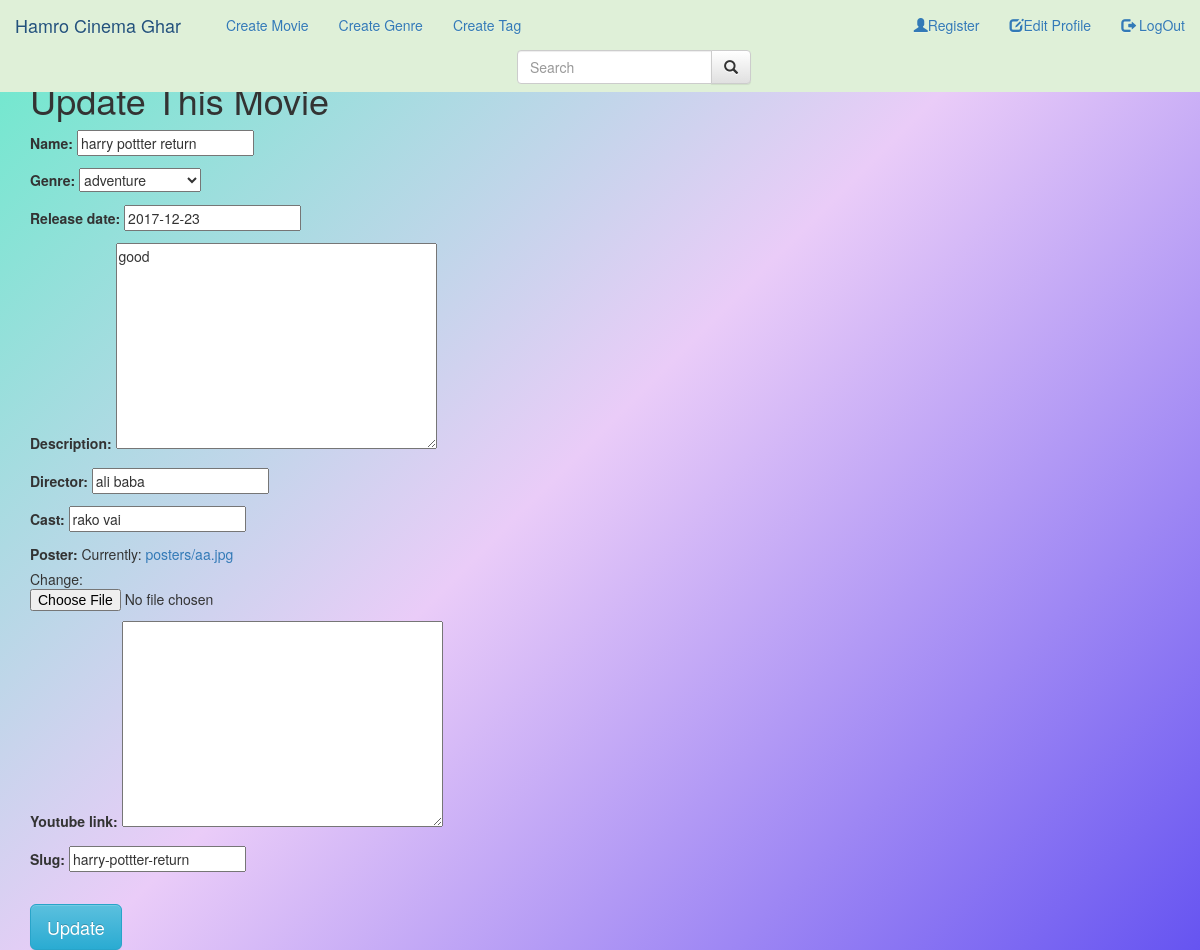
Page /movie/harry-pottter-return/update (signed in) on the earlier database version.
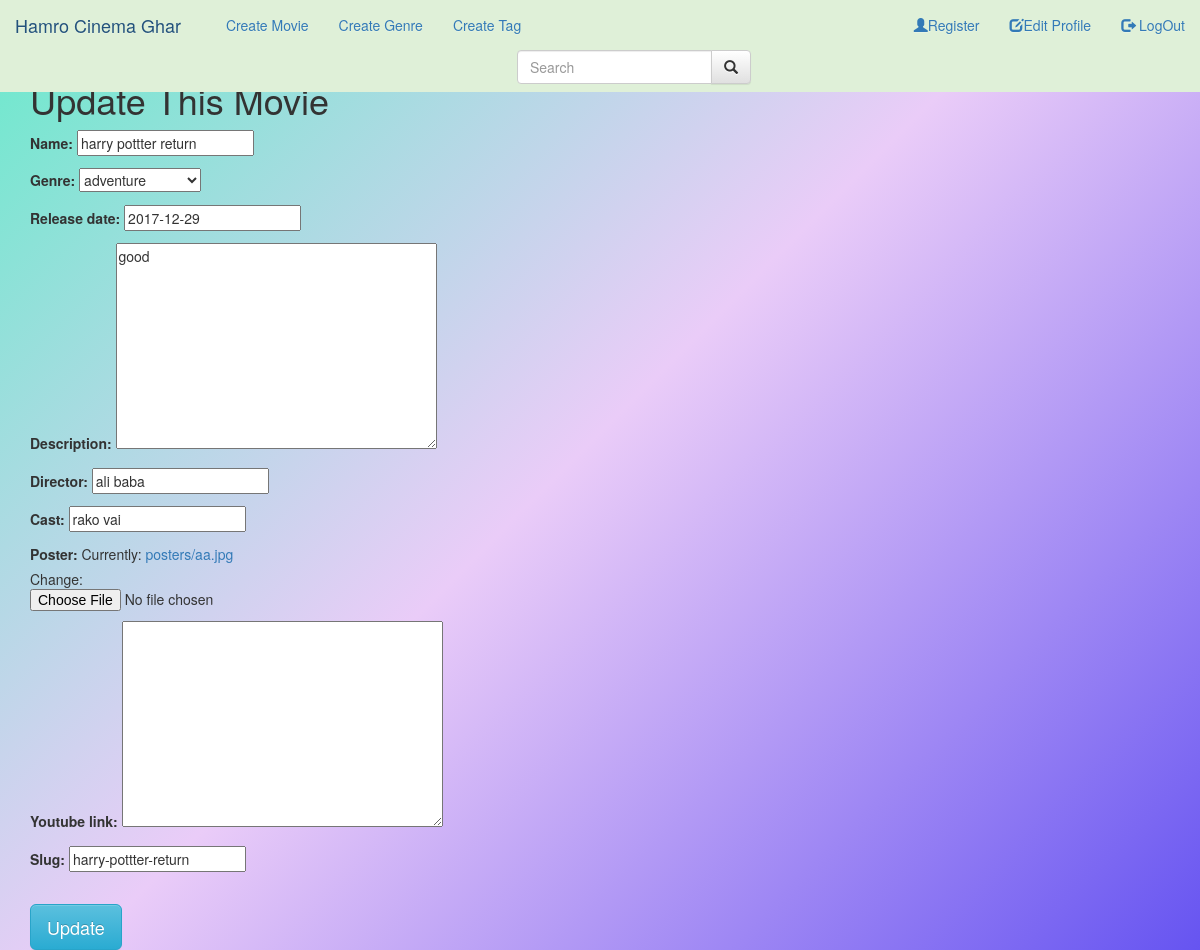
Same page on the later database version.
### qfxcinema/models.py (models this page shows, shortened)
class Movie(models.Model):
    name = models.CharField(max_length=40)
    genre = models.ForeignKey(Genre, on_delete=models.DO_NOTHING)
    release_date = models.DateField(auto_now_add=False)
    description = models.TextField()
    director = models.CharField(max_length=30)
    cast = models.CharField(max_length=200)
    poster = models.ImageField(upload_to='posters', null=True)
    youtube_link = models.TextField(blank=True, null=True)
    slug = models.SlugField(blank=True, unique=True)

class Genre(models.Model):
    name = models.CharField(max_length=30)
    def __str__(self):
        return self.name

### qfxcinema/views.py (the view)
# urls.py: path('<slug:slug>/update', staff_member_required(MovieUpdateView.as_view()), name='movie-update'),
class MovieUpdateView(UpdateView):
    model = Movie
    template_name = 'qfxcinema/create.html'
    fields = '__all__'
    success_url = reverse_lazy('movie:movie-list')
    def get_context_data(self, **kwargs):
        context = super(MovieUpdateView, self).get_context_data(**kwargs)
        context = {'Update': 'Update', 'form': self.get_form(), 'Update_Movie': 'Update This Movie', }
        return context

### qfxcinema/templates/qfxcinema/create.html (shortened to what this page needs)
{% extends 'base.html' %}
{% block body %}
<div class="container">
	<h1>{{ Create_Movie }} {{ Update_Movie }}</h1>
	<form method="Post" enctype="multipart/form-data">
		{{ form.as_p }} <br>
		<button type="submit" class="btn btn-info btn-lg">{{ Create }} {{ Update }}</button>
	</form>
</div>
{% endblock%}

Differences in the rows shown:
changed Movie "adventure": release_date "2017-12-23" → "2017-12-29"
